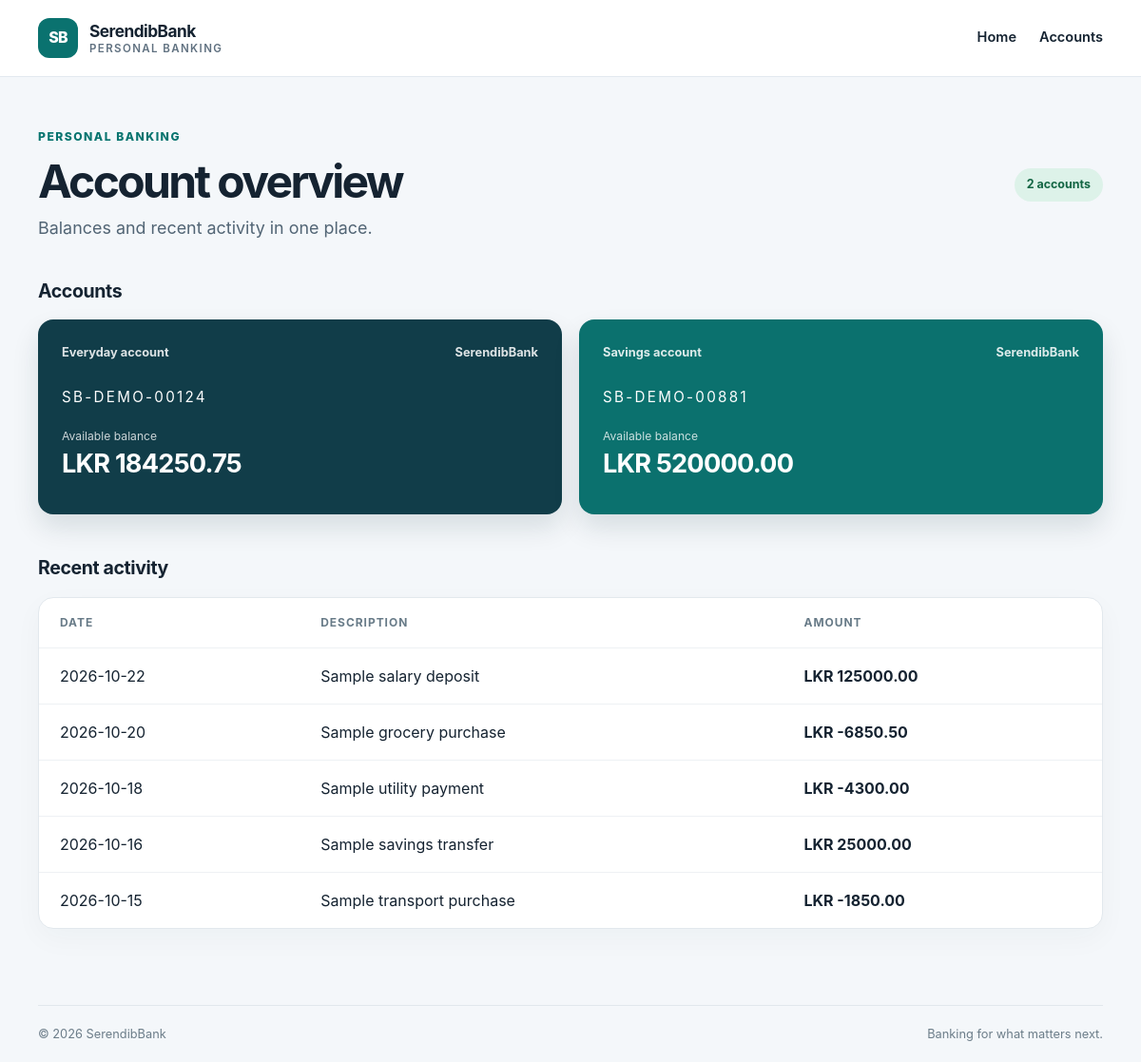
Page /dashboard on the earlier database version.
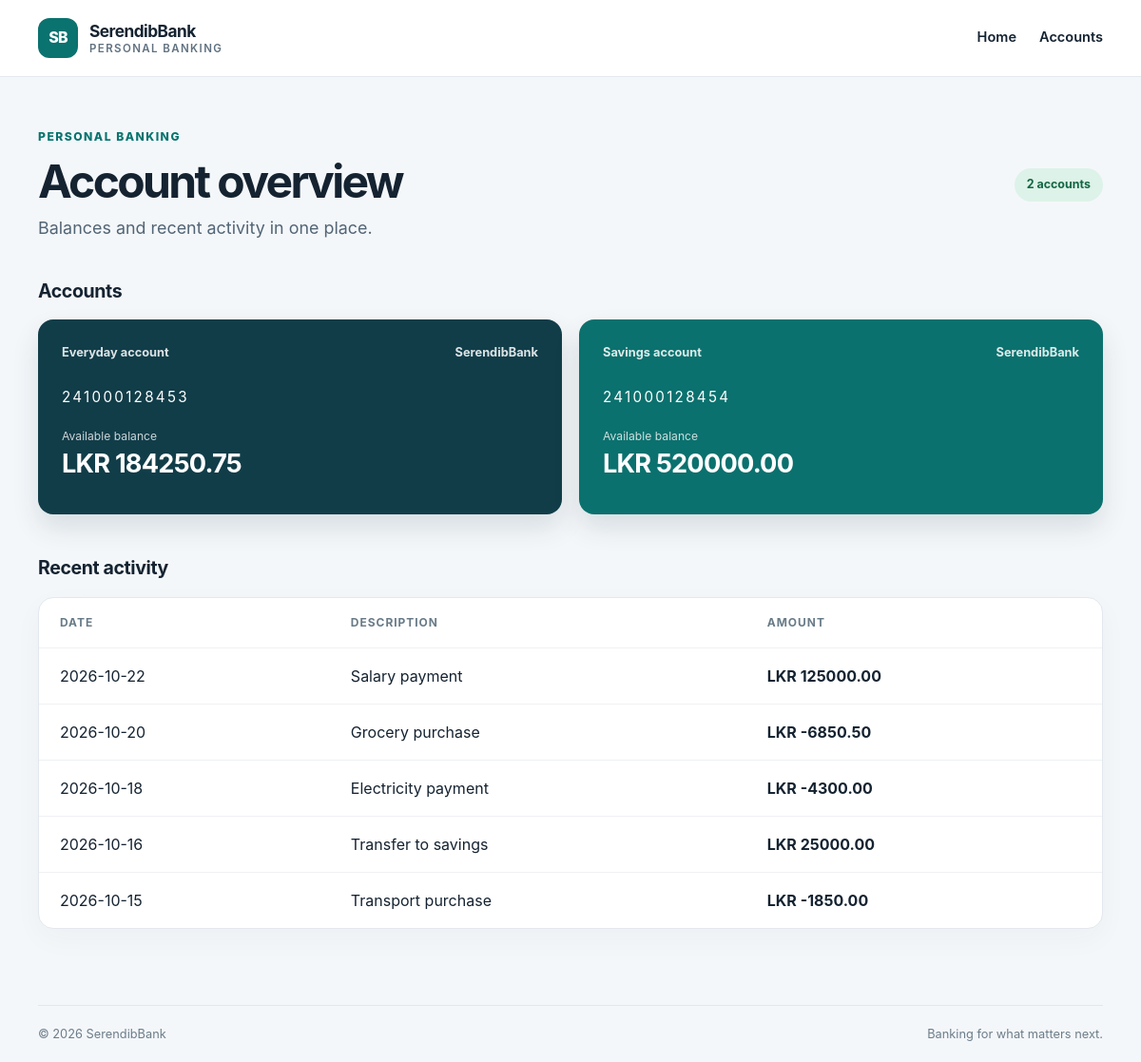
Same page on the later database version.
### tables this page shows
CREATE TABLE accounts (
    id BIGINT UNSIGNED AUTO_INCREMENT PRIMARY KEY,
    customer_id BIGINT UNSIGNED NOT NULL,
    account_number VARCHAR(32) NOT NULL UNIQUE,
    account_type VARCHAR(40) NOT NULL,
    currency CHAR(3) NOT NULL,
    balance DECIMAL(14, 2) NOT NULL,
    CONSTRAINT fk_accounts_customer FOREIGN KEY (customer_id) REFERENCES customers(id)
);

CREATE TABLE transactions (
    id BIGINT UNSIGNED AUTO_INCREMENT PRIMARY KEY,
    account_id BIGINT UNSIGNED NOT NULL,
    posted_at DATETIME NOT NULL,
    description VARCHAR(160) NOT NULL,
    amount DECIMAL(14, 2) NOT NULL,
    CONSTRAINT fk_transactions_account FOREIGN KEY (account_id) REFERENCES accounts(id),
    INDEX idx_transactions_account_posted (account_id, posted_at)
);

### app/Core/View.php (called while the page is built, shortened)
<?php
final class View
{
    public static function render(string $template, array $data = []): void
    {
        $viewPath = dirname(__DIR__) . '/Views/' . $template . '.php';
        require $viewPath;
        $content = ob_get_clean();
        require dirname(__DIR__) . '/Views/layout.php';
    }
}

### app/Controllers/DashboardController.php (called while the page is built, shortened)
<?php
final class DashboardController
{
    public function index(): void
    {
        $account = new Account(Database::connect());
        View::render('dashboard', [
            'title' => 'Accounts | SerendibBank',
            'accounts' => $account->forCustomer(self::DEFAULT_CUSTOMER_ID),
            'transactions' => $account->recentTransactions(self::DEFAULT_CUSTOMER_ID),
        ]);
    }
}

### app/Core/Router.php (called while the page is built, shortened)
<?php
final class Router
{
    private array $getRoutes = [];
    public function get(string $path, callable $handler): void
    {
        $this->getRoutes[$path] = $handler;
    }
    public function dispatch(string $method, string $uri): void
    {
        $path = parse_url($uri, PHP_URL_PATH);
        $path = is_string($path) ? rtrim($path, '/') : '/';
        $path = $path === '' ? '/' : $path;
        ($this->getRoutes[$path])();
    }
}

### public/index.php (called while the page is built, shortened)
<?php
$router = new Router();
$router->get('/', [new HomeController(), 'index']);
$router->get('/dashboard', [new DashboardController(), 'index']);
try {
    $router->dispatch($_SERVER['REQUEST_METHOD'] ?? 'GET', $_SERVER['REQUEST_URI'] ?? '/');
} catch (PDOException $exception) {
    error_log((string) $exception);
    http_response_code(503);
    View::render('error', ['title' => 'Service unavailable', 'message' => 'Account information is temporarily unavailable.']);
} catch (Throwable $exception) {
    error_log((string) $exception);
    http_response_code(500);
    View::render('error', ['title' => 'Something went wrong', 'message' => 'Please try again.']);
}

### app/Models/Account.php (called while the page is built, shortened)
<?php
final class Account
{
    public function forCustomer(int $customerId): array
    {
        $statement = $this->pdo->prepare(
            'SELECT account_number, account_type, balance, currency
             FROM accounts WHERE customer_id = :customer_id ORDER BY id'
        );
        $statement->execute(['customer_id' => $customerId]);
        return $statement->fetchAll();
    }
    public function recentTransactions(int $customerId): array
    {
        $statement = $this->pdo->prepare(
            'SELECT t.posted_at, t.description, t.amount, a.currency
             FROM transactions AS t
             INNER JOIN accounts AS a ON a.id = t.account_id
             WHERE a.customer_id = :customer_id
             ORDER BY t.posted_at DESC, t.id DESC LIMIT 8'
        );
        $statement->execute(['customer_id' => $customerId]);
        return $statement->fetchAll();
    }
}

### app/Views/dashboard.php (the view)
<section class="page-heading">
    <div>
        <div class="eyebrow">Personal banking</div>
        <h1>Account overview</h1>
        <p>Balances and recent activity in one place.</p>
    </div>
    <span class="status-pill"><?= count($data['accounts']) ?> accounts</span>
</section>
<section aria-labelledby="accounts-title">
    <h2 id="accounts-title" class="section-title">Accounts</h2>
    <div class="account-grid">
        <?php foreach ($data['accounts'] as $account): ?>
            <article class="account-card">
                <div class="account-top"><span><?= $escape($account['account_type']) ?></span><span>SerendibBank</span></div>
                <p class="account-number"><?= $escape($account['account_number']) ?></p>
                <p class="balance"><small>Available balance</small><strong><?= $escape($account['currency']) ?> <?= $escape($account['balance']) ?></strong></p>
            </article>
        <?php endforeach; ?>
    </div>
</section>
<section aria-labelledby="activity-title" class="activity-section">
    <h2 id="activity-title" class="section-title">Recent activity</h2>
    <div class="table-wrap">
        <table>
            <thead><tr><th scope="col">Date</th><th scope="col">Description</th><th scope="col">Amount</th></tr></thead>
            <tbody>
                <?php foreach ($data['transactions'] as $transaction): ?>
                    <tr>
                        <td><?= $escape(substr((string) $transaction['posted_at'], 0, 10)) ?></td>
                        <td><?= $escape($transaction['description']) ?></td>
                        <td class="amount"><?= $escape($transaction['currency']) ?> <?= $escape($transaction['amount']) ?></td>
                    </tr>
                <?php endforeach; ?>
            </tbody>
        </table>
    </div>
</section>

### app/Views/layout.php (shortened to what this page needs)
<!doctype html>
<html lang="en">
<head>
    <link rel="stylesheet" href="/assets/style.css">
</head>
<body>
    <header class="site-header">
        <div class="container header-inner">
            <a class="brand" href="/" aria-label="SerendibBank home">
                <span class="brand-mark">SB</span>
                <span><strong>SerendibBank</strong><small>Personal banking</small></span>
            </a>
            <nav aria-label="Main navigation">
                <a href="/">Home</a>
                <a href="/dashboard">Accounts</a>
            </nav>
        </div>
    </header>
    <main id="main" class="container"><?= $content ?></main>
    <footer class="site-footer container">
        <span>&copy; <?= date('Y') ?> SerendibBank</span>
        <span>Banking for what matters next.</span>
    </footer>
</body>
</html>

### public/assets/style.css (style rules this page uses)
:root { color-scheme: light; font-family: Inter, ui-sans-serif, system-ui, -apple-system, BlinkMacSystemFont, "Segoe UI", sans-serif; color: #152331; background: #f4f7fa; line-height: 1.5; }
* { box-sizing: border-box; }
body { margin: 0; }
a { color: inherit; }
.container { width: min(1120px, calc(100% - 40px)); margin-inline: auto; }
.site-header { background: #fff; border-bottom: 1px solid #e3e9ef; }
.header-inner { min-height: 80px; display: flex; justify-content: space-between; align-items: center; gap: 24px; }
.brand { display: flex; align-items: center; gap: 12px; text-decoration: none; line-height: 1.1; }
.brand-mark { width: 42px; height: 42px; display: grid; place-items: center; border-radius: 12px; background: #0a726f; color: #fff; font-weight: 800; letter-spacing: -.06em; }
.brand strong { display: block; font-size: 1.08rem; letter-spacing: -.03em; }
.brand small { display: block; margin-top: 3px; color: #607180; font-size: .72rem; font-weight: 600; letter-spacing: .12em; text-transform: uppercase; }
nav { display: flex; gap: 24px; font-size: .91rem; font-weight: 600; }
nav a { text-decoration: none; }
main { min-height: calc(100vh - 154px); }
.eyebrow { color: #08746f; font-weight: 800; letter-spacing: .12em; text-transform: uppercase; font-size: .76rem; }
h1 { margin: 13px 0 17px; font-size: clamp(2.55rem, 5vw, 4.6rem); line-height: 1.06; letter-spacing: -.055em; }
.hero p, .page-heading p { color: #526575; font-size: 1.12rem; max-width: 650px; }
.card, .table-wrap { background: #fff; border: 1px solid #e2e8ed; border-radius: 16px; box-shadow: 0 10px 30px rgba(25, 49, 68, .035); }
.page-heading { display: flex; justify-content: space-between; align-items: center; gap: 30px; padding: 54px 0 38px; }
.page-heading h1 { font-size: clamp(2.3rem, 4vw, 3.6rem); margin-bottom: 10px; }
.page-heading p { margin: 0; }
.status-pill { background: #ddf2e9; color: #136644; padding: 8px 13px; border-radius: 999px; font-weight: 700; font-size: .78rem; white-space: nowrap; }
.section-title { font-size: 1.22rem; letter-spacing: -.02em; margin: 0 0 15px; }
.account-grid { display: grid; grid-template-columns: repeat(2, 1fr); gap: 18px; }
.account-card { background: #113d49; color: #fff; min-height: 205px; border-radius: 16px; padding: 25px; box-shadow: 0 14px 28px rgba(10, 40, 48, .12); }
.account-card:nth-child(even) { background: #0b716e; }
.account-top { display: flex; justify-content: space-between; gap: 10px; font-size: .8rem; font-weight: 700; opacity: .86; }
.account-number { letter-spacing: .15em; margin: 27px 0 20px; font-size: .95rem; }
.balance { margin: 0; }
.balance small { display: block; opacity: .78; font-size: .76rem; }
.balance strong { display: block; font-size: 1.7rem; letter-spacing: -.03em; }
.activity-section { padding: 42px 0 80px; }
.table-wrap { overflow-x: auto; }
table { width: 100%; border-collapse: collapse; text-align: left; min-width: 520px; }
th, td { padding: 17px 22px; border-bottom: 1px solid #eef1f4; }
th { color: #687b88; font-size: .75rem; text-transform: uppercase; letter-spacing: .08em; }
tr:last-child td { border-bottom: 0; }
.amount { font-weight: 700; white-space: nowrap; }
.site-footer { display: flex; justify-content: space-between; gap: 16px; border-top: 1px solid #e1e7ec; padding-block: 20px; color: #6c7d89; font-size: .8rem; }

Differences in the rows shown:
changed accounts "Everyday account": account_number "SB-DEMO-00124" → "241000128453"
changed accounts "Savings account": account_number "SB-DEMO-00881" → "241000128454"
changed transactions: description "Sample salary deposit" → "Salary payment"
changed transactions: description "Sample grocery purchase" → "Grocery purchase"
changed transactions: description "Sample utility payment" → "Electricity payment"
changed transactions: description "Sample savings transfer" → "Transfer to savings"
changed transactions: description "Sample transport purchase" → "Transport purchase"
